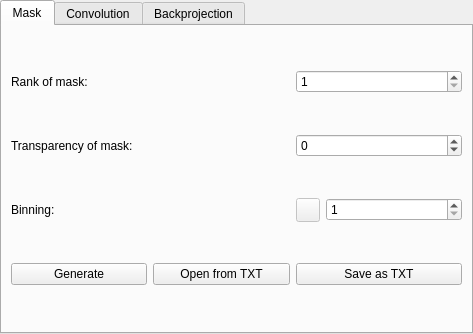
<?xml version="1.0" encoding="UTF-8"?>
<ui version="4.0">
 <class>MaskSettings</class>
 <widget class="QWidget" name="MaskSettings">
  <property name="geometry">
   <rect>
    <x>0</x>
    <y>0</y>
    <width>473</width>
    <height>334</height>
   </rect>
  </property>
  <property name="windowTitle">
   <string>Form</string>
  </property>
  <layout class="QVBoxLayout" name="verticalLayout">
   <property name="leftMargin">
    <number>0</number>
   </property>
   <property name="topMargin">
    <number>0</number>
   </property>
   <property name="rightMargin">
    <number>0</number>
   </property>
   <property name="bottomMargin">
    <number>0</number>
   </property>
   <item>
    <widget class="QTabWidget" name="tabWidget">
     <property name="enabled">
      <bool>true</bool>
     </property>
     <property name="currentIndex">
      <number>0</number>
     </property>
     <widget class="QWidget" name="Mask">
      <attribute name="title">
       <string>Mask</string>
      </attribute>
      <layout class="QGridLayout" name="gridLayout">
       <item row="0" column="2" colspan="2">
        <widget class="QSpinBox" name="rank_of_mask">
         <property name="minimum">
          <number>1</number>
         </property>
        </widget>
       </item>
       <item row="1" column="0">
        <widget class="QLabel" name="label_3">
         <property name="text">
          <string>Transparency of mask:</string>
         </property>
        </widget>
       </item>
       <item row="1" column="2" colspan="2">
        <widget class="QSpinBox" name="transparency_of_mask">
         <property name="minimum">
          <number>-10</number>
         </property>
         <property name="maximum">
          <number>10</number>
         </property>
        </widget>
       </item>
       <item row="3" column="1">
        <widget class="QPushButton" name="open_txt">
         <property name="minimumSize">
          <size>
           <width>110</width>
           <height>0</height>
          </size>
         </property>
         <property name="text">
          <string>Open from TXT</string>
         </property>
        </widget>
       </item>
       <item row="0" column="0">
        <widget class="QLabel" name="label_2">
         <property name="text">
          <string>Rank of mask:</string>
         </property>
        </widget>
       </item>
       <item row="2" column="2">
        <widget class="QPushButton" name="binning_button">
         <property name="enabled">
          <bool>false</bool>
         </property>
         <property name="minimumSize">
          <size>
           <width>24</width>
           <height>24</height>
          </size>
         </property>
         <property name="maximumSize">
          <size>
           <width>24</width>
           <height>24</height>
          </size>
         </property>
         <property name="text">
          <string/>
         </property>
         <property name="icon">
          <iconset resource="../img.qrc">
           <normaloff>:/table</normaloff>:/table</iconset>
         </property>
        </widget>
       </item>
       <item row="2" column="0">
        <widget class="QLabel" name="label_4">
         <property name="text">
          <string>Binning:</string>
         </property>
        </widget>
       </item>
       <item row="3" column="0">
        <widget class="QPushButton" name="generated">
         <property name="text">
          <string>Generate</string>
         </property>
        </widget>
       </item>
       <item row="2" column="3">
        <widget class="QSpinBox" name="binning">
         <property name="minimum">
          <number>1</number>
         </property>
         <property name="maximum">
          <number>15</number>
         </property>
        </widget>
       </item>
       <item row="3" column="2" colspan="2">
        <widget class="QPushButton" name="save_txt">
         <property name="enabled">
          <bool>true</bool>
         </property>
         <property name="minimumSize">
          <size>
           <width>110</width>
           <height>0</height>
          </size>
         </property>
         <property name="text">
          <string>Save as TXT</string>
         </property>
        </widget>
       </item>
      </layout>
     </widget>
     <widget class="QWidget" name="Convolution">
      <attribute name="title">
       <string>Convolution</string>
      </attribute>
      <layout class="QGridLayout" name="gridLayout_3">
       <item row="0" column="0">
        <widget class="QTextBrowser" name="LogBox"/>
       </item>
       <item row="1" column="0">
        <widget class="QPushButton" name="Reconstruct_deconv">
         <property name="text">
          <string>Reconstruct</string>
         </property>
        </widget>
       </item>
      </layout>
     </widget>
     <widget class="QWidget" name="Backprojection">
      <attribute name="title">
       <string>Backprojection</string>
      </attribute>
      <layout class="QGridLayout" name="gridLayout_4">
       <item row="0" column="0">
        <widget class="QLabel" name="Mask_Size_2">
         <property name="text">
          <string>Mask Size</string>
         </property>
        </widget>
       </item>
       <item row="0" column="1">
        <widget class="QSpinBox" name="Mask_Size">
         <property name="minimum">
          <number>1</number>
         </property>
        </widget>
       </item>
       <item row="0" column="2">
        <widget class="QLabel" name="label_9">
         <property name="text">
          <string>OMD</string>
         </property>
        </widget>
       </item>
       <item row="0" column="3">
        <widget class="QSpinBox" name="OMD">
         <property name="minimum">
          <number>1</number>
         </property>
         <property name="maximum">
          <number>15</number>
         </property>
        </widget>
       </item>
       <item row="1" column="0">
        <widget class="QLabel" name="Detector_Size_2">
         <property name="text">
          <string>Detector Size</string>
         </property>
        </widget>
       </item>
       <item row="1" column="1">
        <widget class="QSpinBox" name="Detector_Size">
         <property name="minimum">
          <number>-10</number>
         </property>
         <property name="maximum">
          <number>10</number>
         </property>
        </widget>
       </item>
       <item row="1" column="2">
        <widget class="QLabel" name="MDD_2">
         <property name="text">
          <string>MDD</string>
         </property>
        </widget>
       </item>
       <item row="1" column="3">
        <widget class="QSpinBox" name="MDD">
         <property name="minimum">
          <number>1</number>
         </property>
         <property name="maximum">
          <number>15</number>
         </property>
        </widget>
       </item>
       <item row="2" column="1" colspan="2">
        <widget class="QPushButton" name="Reconstruct_bp">
         <property name="text">
          <string>Reconstruct</string>
         </property>
        </widget>
       </item>
      </layout>
     </widget>
    </widget>
   </item>
  </layout>
 </widget>
 <resources>
  <include location="../img.qrc"/>
 </resources>
 <connections/>
</ui>
